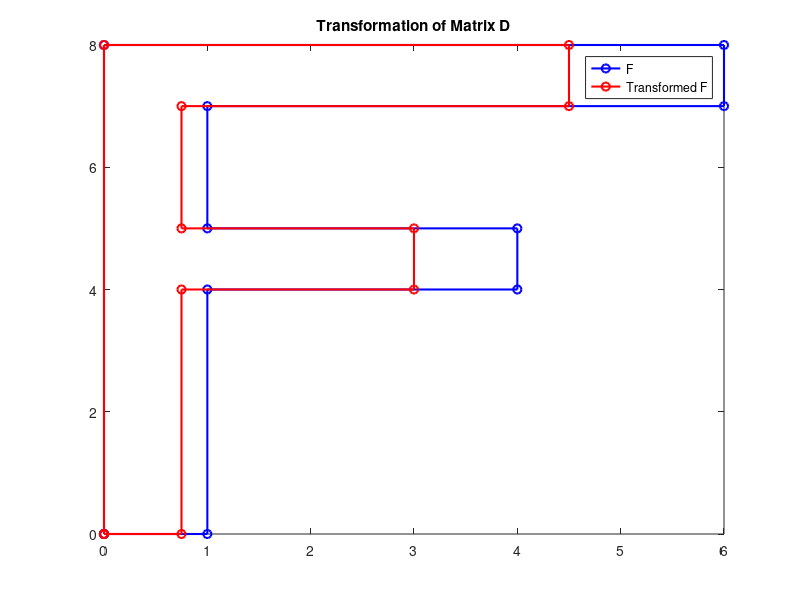

Here is the MATLAB script that generated this plot:
% Define matrix D
D = [0 0; 1 0; 1 4; 4 4; 4 5; 1 5; 1 7; 6 7; 6 8; 0 8; 0 0];

% Define transformation matrix
T = [0.75 0; 0 1];

% Perform matrix multiplication
F = D * T;

% Plot both matrices
figure;
plot(D(:,1), D(:,2), 'bo-', 'LineWidth', 1.5); % Plot D in blue
hold on;
plot(F(:,1), F(:,2), 'ro-', 'LineWidth', 1.5); % Plot F in red
hold off;

% Add legend and title
legend('F', 'Transformed F');
title('Transformation of Matrix D');

% Save plot to file
filename = 'problem_5b.png'; % Change the extension as needed
saveas(gcf, filename);

% Display confirmation message
disp(['Plot saved as: ' filename]);

